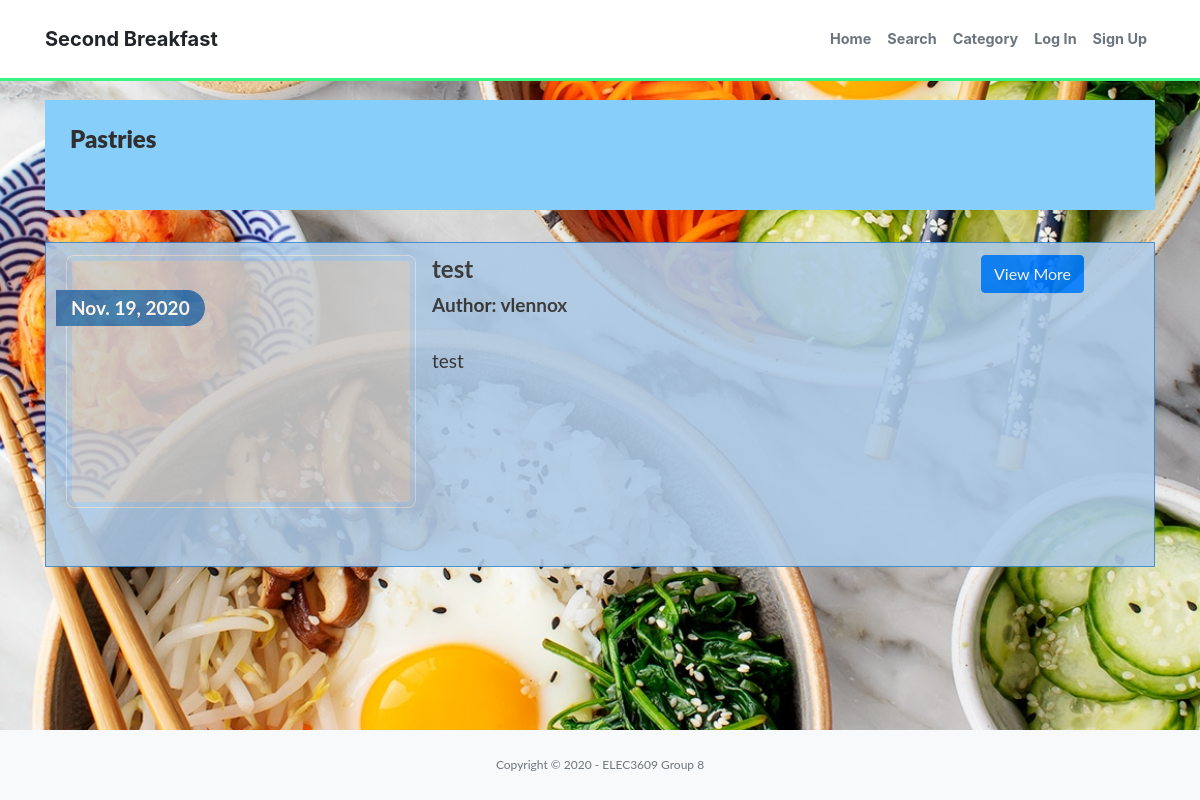
The app's page /Pastries/ with its own data.
### recipe/models.py (models this page shows)
class Post(models.Model):
    user = models.ForeignKey(User, on_delete=models.CASCADE)
    title = models.TextField(max_length=75, null=True, blank=False)
    content = models.TextField()
    picture = models.ImageField(upload_to='post_images', null=True, blank=True)
    timestamp = models.DateField(auto_now_add=True)
    category_choices = [
        ('AussieBBQ', 'AussieBBQ'),
        ('BakedSweets', 'BakedSweets'),
        ('Bread', 'Bread'),
        ('Breakfast', 'Breakfast'),
        ('Burgers', 'Burgers'),
        ('Chinese', 'Chinese'),
        ('Dessert', 'Dessert'),
        ('Drinks', 'Drinks'),
        ('Fried Food', 'Fried Food'),
        ('Greek', 'Greek'),
        ('Indian', 'Indian'),
        ('Japanese', 'Japanese'),
        ('Lebanese', 'Lebanese'),
        ('Mexican', 'Mexican'),
        ('Pasta', 'Pasta'),
        ('Pastries', 'Pastries'),
        ('Pies', 'Pies'),
        ('Pizza', 'Pizza'),
        ('Rice', 'Rice'),
        ('Salad', 'Salad'),
        ('Sandwich', 'Sandwich'),
        ('Seafood', 'Seafood'),
        ('Snacks', 'Snacks'),
        ('Soup', 'Soup'),
        ('Steak', 'Steak'),
        ('Thai', 'Thai'),
        ('Vegetarian', 'Vegetarian'),
    ]
    category = models.CharField(
        max_length = 20,
        choices = category_choices,
    )
    @property
    def short_content(self):
        if len(self.content) < 200:
            return self.content
        else:
            return self.content [:200] + '...'
    @property
    def post_img(self):
        if self.picture and hasattr(self.picture, 'url'):
            return self.picture.url

### recipe/views.py (the view)
# urls.py: path('Pastries/',recipe_views.Pastries, name='Pastries'),
def Pastries(request):
    allposts = Post.objects.filter(category='Pastries')
    return render(request, 'recipies/Pastries.html',{'allposts': allposts})

### recipe/templates/recipies/Pastries.html (shortened to what this page needs)
{% extends "base.html" %}
{% load static %}
{% block head_css %}
<link rel="stylesheet" type="text/css" href="{% static '/css/myrecipes.css' %}">
{% endblock %}
{% block page_content %}
  <div class="container">
    <ul class="list-group">
      <div class="jumbotron">
        <h2><strong>Pastries</strong></h2>
      </div>
      {% for post in allposts %}
      <li class="list-group-item">
        <div  class="row">
          {% if post.post_img %}
          <div class="media col-md-4">
            <figure>
              <img class="media-object img-rounded img-responsive" src="{{post.post_img}}">
              <span class="post-date">{{post.timestamp}}</span>
            </figure>
          </div>
          {% else %}
          <div class="media col-md-4">
            <figure>
              <img class="media-object img-rounded img-responsive" src="http://placehold.it/350x250">
              <span class="post-date">{{post.timestamp}}</span>
            </figure>
          </div>
          {% endif %}
          <div class="col-md-6">
            <h4 class="list-group-item-heading"><strong> {{ post.title }}</strong></h4>
            <p class="list-group-item-text"><strong>Author: {{post.user}}</strong> </p>
            <p class="list-group-item-text"> {{post.short_content}}</p>
          </div>
          <div class="col-md-2">
            <div class="btn-group-vertical">
              <a href="{% url 'detail' pk=post.pk %}" class="btn btn-primary">View More</a>
            </div>
          </div>
        </div>
      </li>
      {% endfor %}
    </ul>
  </div>
{% endblock %}

### recipe/static/css/base.css (style rules this page uses)
@media screen and (min-width: 768px) { body { padding-top: 100px; } }
body { height: 100vh; }

### recipe/static/css/myrecipes.css (style rules this page uses)
.row { font-size: 19px; line-height: 1.375em; color: #303030; font-weight: 400; margin-bottom: 30px; }
.list-group-item { border: 1px solid rgba(8, 105, 196, 0.671); border-radius: 0!important; transition: box-shadow 0.5s; background-color: rgb(173, 202, 230); opacity: 0.9; }
body { background: url("/static/assets/post_recipe_bg.jpg"); background-position: center; background-repeat: no-repeat; background-attachment: fixed; background-size: cover; font: 400 15px Lato, sans-serif; line-height: 1.8; }
figure { object-position: center; }
img.media-object { position: center; border-radius: 8px; border: 1px solid #ddd; padding: 5px; width: 350px; height: Auto; }
h2 { font-size: 24px; color: #303030; font-weight: 600; margin-bottom: 30px; }
p { font-size: 19px; line-height: 1.375em; color: #303030; font-weight: 400; margin-bottom: 30px; }
.jumbotron { color: #fff!important; background-color: lightskyblue!important; padding: 25px; border-bottom: 1px solid transparent; border-top-left-radius: 0px; border-top-right-radius: 0px; border-bottom-left-radius: 0px; border-bottom-right-radius: 0px; }
span.post-date { position: absolute; background: #337ab7; top: 35px; left: 5px; color: #fff; border-radius: 0 25px 25px 0; padding: 5px 15px; font-weight: 700; }

### records on screen
Post: timestamp "Nov. 19, 2020", title "test", user "vlennox", short_content "test"
